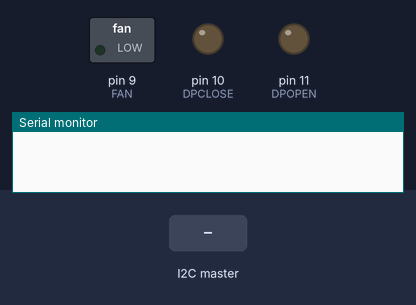
A sketch run on a simulated Arduino Uno, built with avr-gcc and run on an emulated ATmega328P. Parts: switched loads named in the sketch (green lamp = pin HIGH), output pins drawn as LEDs (lit = HIGH), the last lines printed to the serial monitor. The test bench sets the inputs (shaded band).

Above: at 1.2 s.
1.3 s: the I2C master sends the byte 1
At 1.8 s:
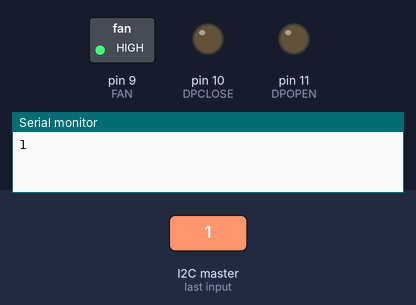
2.8 s: the I2C master sends the byte 2
At 4.1 s:
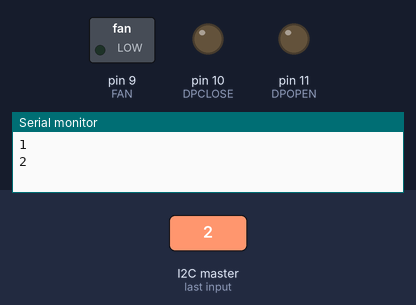
Timing chart, 0 to 5.8 s (numbered marks = the images above; inputs shaded):
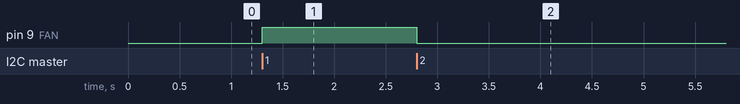

Measured:
- after the input at 1.3 s, pin 9 (FAN): LOW → HIGH at once
- after the input at 2.8 s, pin 9 (FAN): HIGH → LOW at once

The sketch:

nongyeslave.ino
```cpp
#include <Wire.h>

#define NONGYEADDR 0x10

#define FAN 9
#define DPOPEN  11
#define DPCLOSE 10


int x=0;
//1 dkfan 2 gbfan 3 dkdp 4 gbdp
void setup() {
  // put your setup code here, to run once:
Wire.begin(NONGYEADDR);
Wire.onReceive(receiveEvent);
Serial.begin(9600);
pinMode(FAN,OUTPUT);
pinMode(DPOPEN,OUTPUT);
pinMode(DPCLOSE,OUTPUT);

}

void loop() {
  // put your main code here, to run repeatedly:

}

void receiveEvent(int howMany){


  x = Wire.read();    // receive byte as an integer
  Serial.println(x);         // print the integer

  if(x==1) {
    digitalWrite(FAN,HIGH);
    }
 if(x==2) {
    digitalWrite(FAN,LOW);
    }
     if(x==3) {
    digitalWrite(DPCLOSE,LOW);
    delay(100);
    digitalWrite(DPOPEN,HIGH);
    delay(10000); //10s
        digitalWrite(DPOPEN,LOW);

    }
     if(x==4) {
    digitalWrite(DPOPEN,LOW);
    delay(100);
    digitalWrite(DPCLOSE,HIGH);
    delay(10000);
    digitalWrite(DPCLOSE,LOW);

     }
  }
```
